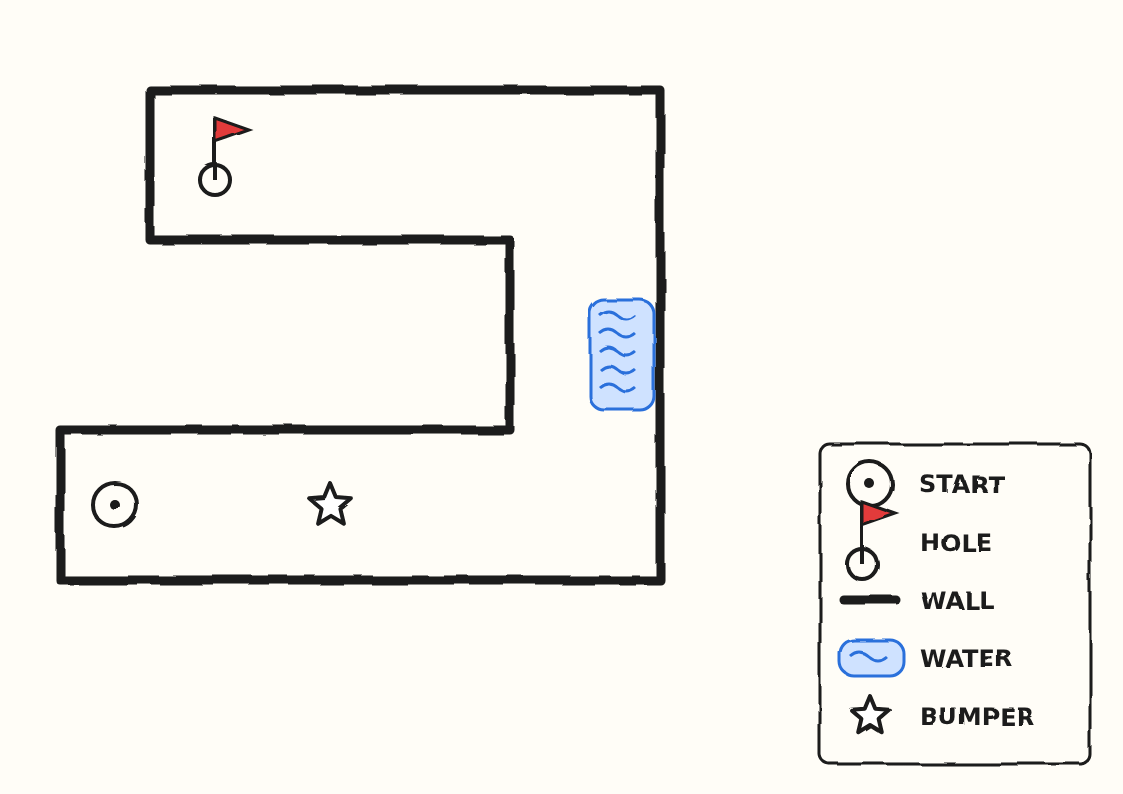
#> input picture 4-minigolf/examples/hole-1.png, 1123 x 794 px
$ python diff.py ../../4-minigolf/examples/hole-1.png ../../4-minigolf/examples/hole-2.png
#> lines starting #> are read from the running program, lines starting #| are printed output that depends on the picture; after the words box and inside, x2 and y2 are one past the last pixel; in counts of white or black regions, pixels touching at a corner belong together
import sys
from pathlib import Path

import numpy as np
from PIL import Image


def main():
    a = np.array(Image.open(sys.argv[1]).convert("RGB")).astype(np.int16)
    b = np.array(Image.open(sys.argv[2]).convert("RGB")).astype(np.int16)
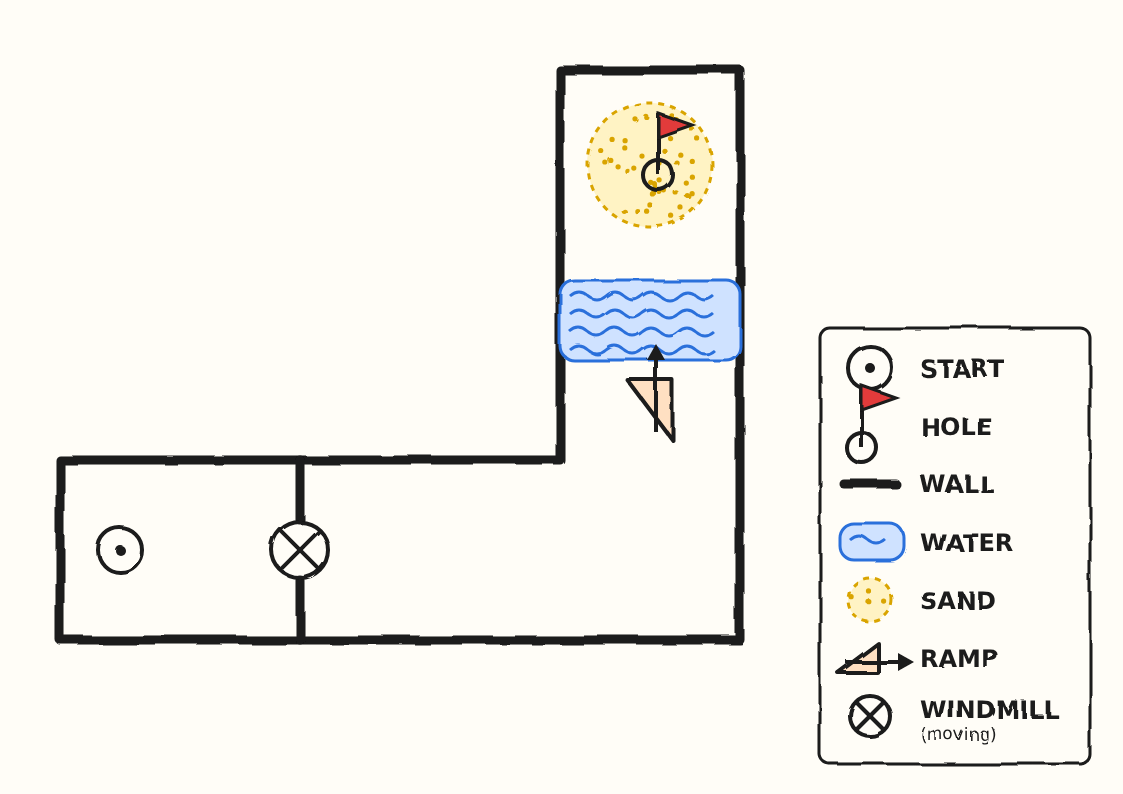
#> input picture 4-minigolf/examples/hole-2.png, 1123 x 794 px
    d = np.abs(a - b).max(axis=2)
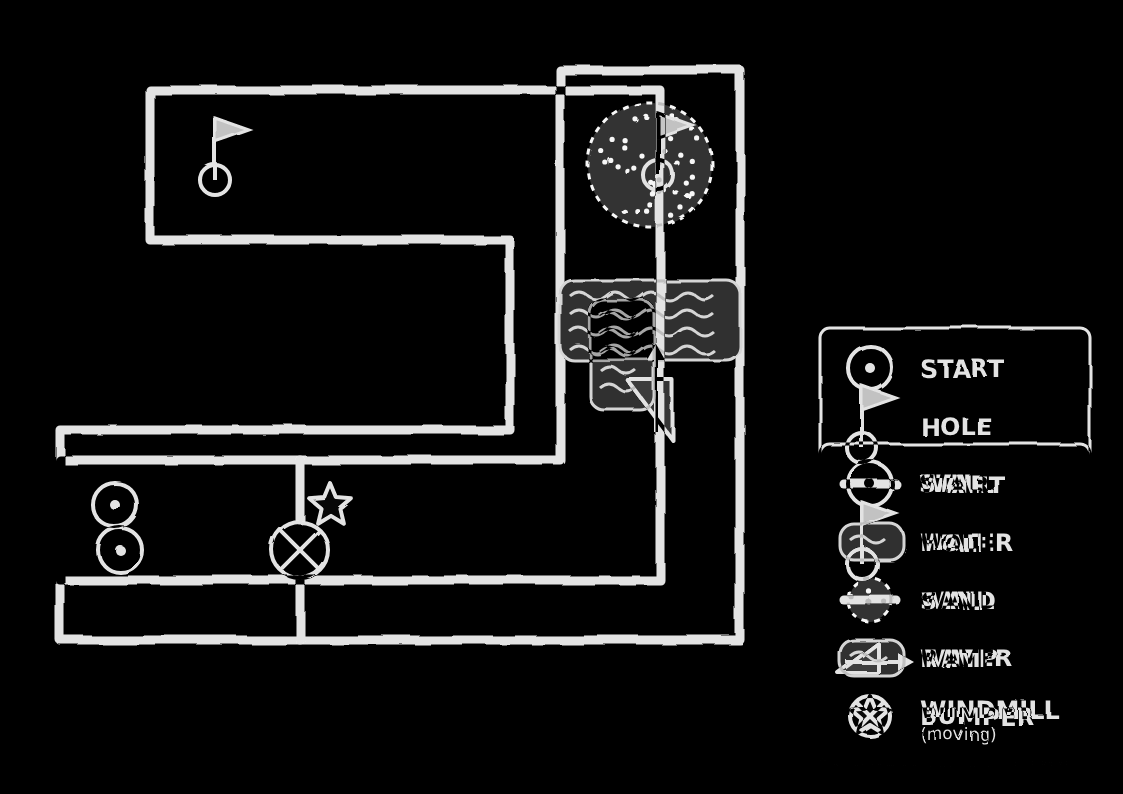
#> d: shape (794, 1123) int16; min 0, max 247, mean 19.4
    m = d > 24
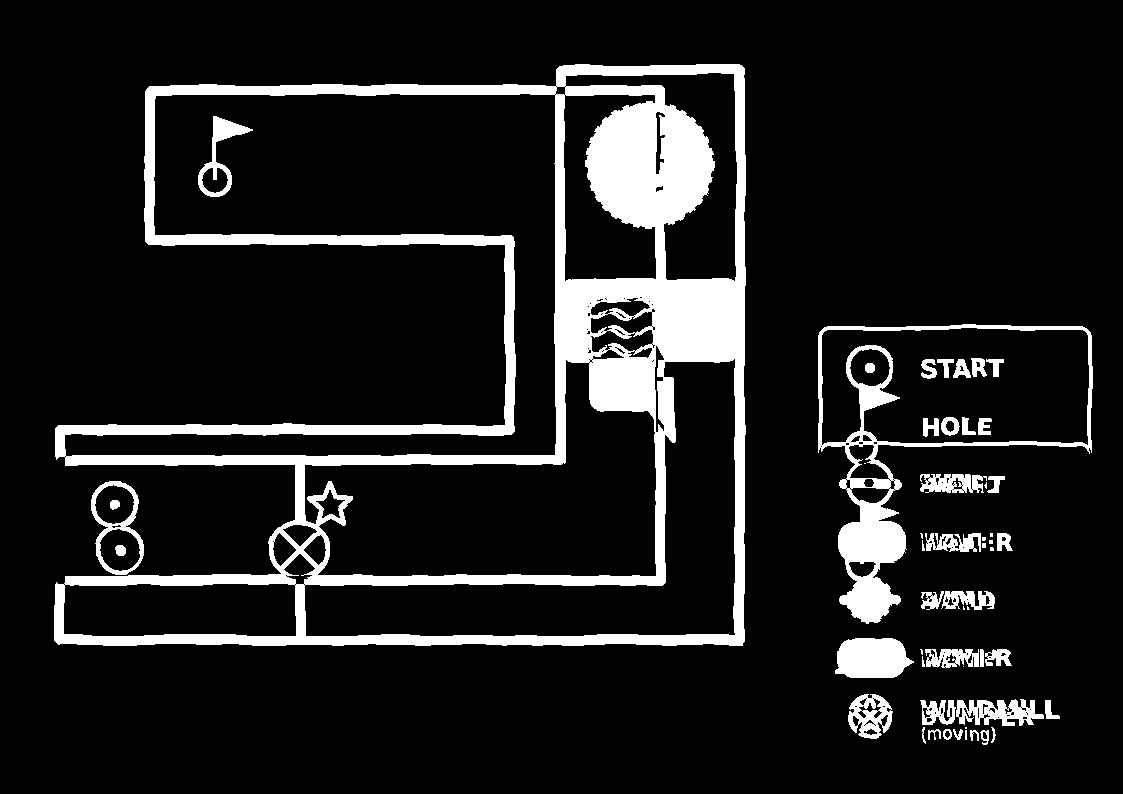
#> m: shape (794, 1123) bool; 11.8% white; 53 white regions (12 under 20 px), largest, box (x1, y1, x2, y2) and area: (54, 64, 746, 646) 79736, (818, 324, 1093, 624) 10668, (835, 638, 914, 678) 2567
    ys, xs = np.where(m)
    print("changed pixels:", int(m.sum()))
#| changed pixels: 105004
    if len(xs):
        print("diff bbox:", [int(xs.min()), int(ys.min()), int(xs.max()), int(ys.max())])
#| diff bbox: [54, 64, 1092, 744]
        print("diff centroid:", [round(float(xs.mean()), 1), round(float(ys.mean()), 1)])
#| diff centroid: [586.2, 391.0]
    else:
        print("diff bbox: None")


if __name__ == "__main__":
    main()
